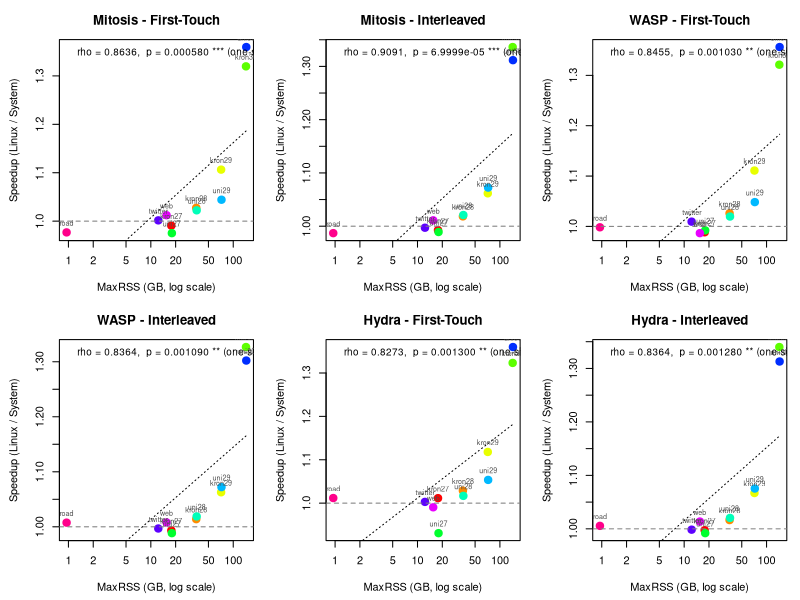

Reproduce this figure in R.
###############################################################################
###   PR: Does speedup over Linux depend on working-set size (maxRSS)?    ###
###   Permutation test on Spearman correlation, per system × policy       ###
###   ONE-SIDED test: H1: rho > 0 (larger RSS → more speedup)            ###
###############################################################################

# =============================================================================
# 1. MaxRSS for PR (GB), per graph
# =============================================================================

maxrss <- c(
  kron27 = 17.74, kron28 = 35.56, kron29 = 71.28, kron30 = 142.84,
  uni27  = 18.00, uni28  = 36.00, uni29  = 72.00, uni30  = 143.98,
  twitter = 12.32, web = 15.51, road = 0.95
)

# =============================================================================
# 2. Runtime data (5 trials per configuration) — from pr.R
# =============================================================================

rt <- list(
  # --- LINUX First-Touch ---
  linux_ft_kron27  = c(5.81940, 5.80369, 5.85122, 5.83647, 5.81667),
  linux_ft_kron28  = c(10.02791, 10.05239, 10.03720, 10.05618, 10.05463),
  linux_ft_kron29  = c(22.49483, 22.69184, 22.56925, 22.51509, 22.50064),
  linux_ft_kron30  = c(56.41439, 56.54028, 56.56200, 56.65709, 56.54722),
  linux_ft_uni27   = c(5.94102, 6.00006, 5.94203, 5.97740, 5.93471),
  linux_ft_uni28   = c(8.94579, 8.95631, 8.95536, 8.94460, 8.94416),
  linux_ft_uni29   = c(18.78821, 18.80024, 18.77792, 18.79414, 18.77132),
  linux_ft_uni30   = c(50.20408, 50.14499, 50.13726, 50.14120, 50.13426),
  linux_ft_twitter = c(9.74113, 9.68228, 9.72513, 9.70831, 9.76318),
  linux_ft_web     = c(2.50682, 2.47198, 2.43666, 2.51944, 2.54909),
  linux_ft_road    = c(0.22212, 0.21732, 0.22207, 0.21586, 0.23084),
  
  # --- LINUX Interleaved ---
  linux_il_kron27  = c(4.61049, 4.60908, 4.61041, 4.62647, 4.61994),
  linux_il_kron28  = c(9.26118, 9.12502, 9.12672, 9.15445, 9.12854),
  linux_il_kron29  = c(21.05044, 21.03381, 21.04851, 21.06628, 21.07370),
  linux_il_kron30  = c(56.06263, 56.06463, 56.43218, 56.07901, 56.04406),
  linux_il_uni27   = c(4.78200, 4.77849, 4.77924, 4.78355, 4.77928),
  linux_il_uni28   = c(8.40958, 8.40788, 8.40951, 8.41205, 8.41256),
  linux_il_uni29   = c(18.87302, 18.84751, 18.87742, 18.88076, 18.82595),
  linux_il_uni30   = c(48.02948, 47.97263, 47.95190, 47.92377, 48.00480),
  linux_il_twitter = c(6.97496, 6.96769, 6.99059, 6.98964, 6.98328),
  linux_il_web     = c(1.78840, 1.77738, 1.76997, 1.76784, 1.77008),
  linux_il_road    = c(0.17869, 0.16390, 0.16077, 0.15351, 0.15819),
  
  # --- MITOSIS Replicated ---
  mitosis_ft_kron27  = c(5.88884, 5.87035, 5.87077, 5.86901, 5.90300),
  mitosis_ft_kron28  = c(9.78134, 9.81800, 9.78443, 9.74966, 9.74965),
  mitosis_ft_kron29  = c(20.39994, 20.39051, 20.36856, 20.37781, 20.38875),
  mitosis_ft_kron30  = c(42.83477, 42.85464, 42.83340, 42.84029, 42.86263),
  mitosis_ft_uni27   = c(6.08937, 6.12922, 6.12192, 6.10186, 6.11029),
  mitosis_ft_uni28   = c(8.74914, 8.75847, 8.75498, 8.75770, 8.74740),
  mitosis_ft_uni29   = c(17.98045, 17.98915, 17.98947, 18.00180, 17.99220),
  mitosis_ft_uni30   = c(36.89089, 36.88765, 36.88806, 36.88647, 36.88443),
  mitosis_ft_twitter = c(9.73624, 9.68201, 9.67055, 9.71635, 9.73604),
  mitosis_ft_web     = c(2.45810, 2.48249, 2.36674, 2.48940, 2.53574),
  mitosis_ft_road    = c(0.24383, 0.22379, 0.22248, 0.22292, 0.22154),
  
  # --- MITOSIS Replicated+Interleaved ---
  mitosis_il_kron27  = c(4.68587, 4.63619, 4.63142, 4.64394, 4.65050),
  mitosis_il_kron28  = c(8.98572, 8.99027, 8.98283, 9.01316, 8.99605),
  mitosis_il_kron29  = c(19.83383, 19.84658, 19.81893, 19.82533, 19.83105),
  mitosis_il_kron30  = c(41.94053, 42.02887, 41.99813, 42.05659, 42.01537),
  mitosis_il_uni27   = c(4.82944, 4.83425, 4.83098, 4.83024, 4.84139),
  mitosis_il_uni28   = c(8.23923, 8.23490, 8.23538, 8.24141, 8.23531),
  mitosis_il_uni29   = c(17.58155, 17.58906, 17.58849, 17.58724, 17.58639),
  mitosis_il_uni30   = c(36.58095, 36.56740, 36.57683, 36.57209, 36.58108),
  mitosis_il_twitter = c(6.99806, 7.00550, 6.99529, 6.99307, 7.01459),
  mitosis_il_web     = c(1.76406, 1.74975, 1.76108, 1.74662, 1.75538),
  mitosis_il_road    = c(0.16232, 0.16682, 0.17789, 0.15877, 0.16005),
  
  # --- WASP First-Touch ---
  wasp_ft_kron27  = c(5.99698, 5.86328, 5.85430, 5.87151, 5.88518),
  wasp_ft_kron28  = c(9.75513, 9.81955, 9.77893, 9.82185, 9.77883),
  wasp_ft_kron29  = c(20.40303, 20.28352, 20.26422, 20.28780, 20.27356),
  wasp_ft_kron30  = c(43.36698, 42.69459, 42.73170, 42.59989, 42.59830),
  wasp_ft_uni27   = c(6.01295, 6.01908, 6.01458, 5.98716, 5.99503),
  wasp_ft_uni28   = c(8.88172, 8.75208, 8.75022, 8.74736, 8.75566),
  wasp_ft_uni29   = c(18.03726, 17.89813, 17.88199, 17.90144, 17.89019),
  wasp_ft_uni30   = c(37.54246, 36.91591, 36.77312, 36.87888, 36.78278),
  wasp_ft_twitter = c(9.61260, 9.69863, 9.64813, 9.57625, 9.62993),
  wasp_ft_web     = c(2.51516, 2.43064, 2.64366, 2.57100, 2.49326),
  wasp_ft_road    = c(0.21329, 0.21727, 0.23427, 0.22420, 0.22115),
  
  # --- WASP Interleaved ---
  wasp_il_kron27  = c(4.64805, 4.64934, 4.65861, 4.63676, 4.63649),
  wasp_il_kron28  = c(9.06294, 8.99706, 8.99700, 9.00138, 9.11130),
  wasp_il_kron29  = c(20.00846, 19.76834, 19.77036, 19.74547, 19.76483),
  wasp_il_kron30  = c(42.95297, 42.14454, 42.18938, 42.13620, 42.13537),
  wasp_il_uni27   = c(4.87782, 4.83166, 4.82453, 4.82636, 4.82150),
  wasp_il_uni28   = c(8.32578, 8.23423, 8.24230, 8.23539, 8.23662),
  wasp_il_uni29   = c(17.77808, 17.54155, 17.55528, 17.53518, 17.54944),
  wasp_il_uni30   = c(37.58754, 36.65457, 36.64124, 36.64961, 36.68150),
  wasp_il_twitter = c(7.04457, 6.99673, 6.98895, 7.00302, 6.98061),
  wasp_il_web     = c(1.76863, 1.77763, 1.74911, 1.74578, 1.76233),
  wasp_il_road    = c(0.17911, 0.15462, 0.15949, 0.15993, 0.15579),
  
  # --- HYDRA Replicated (repl_order_9) ---
  hydra_ft_kron27  = c(5.75950, 5.77678, 5.76272, 5.74279, 5.75410),
  hydra_ft_kron28  = c(9.77730, 9.78762, 9.72512, 9.76516, 9.76591),
  hydra_ft_kron29  = c(20.29240, 20.12589, 20.14706, 20.13703, 20.16842),
  hydra_ft_kron30  = c(42.76642, 42.84020, 42.70403, 42.68348, 42.67279),
  hydra_ft_uni27   = c(6.37702, 6.40262, 6.41280, 6.41219, 6.40434),
  hydra_ft_uni28   = c(8.75203, 8.81333, 8.81695, 8.81906, 8.80903),
  hydra_ft_uni29   = c(17.93811, 17.81393, 17.81011, 17.79953, 17.79537),
  hydra_ft_uni30   = c(36.87449, 36.88908, 36.88064, 36.88476, 36.88299),
  hydra_ft_twitter = c(9.74386, 9.66591, 9.67042, 9.69633, 9.70334),
  hydra_ft_web     = c(2.50462, 2.56178, 2.42522, 2.57260, 2.54041),
  hydra_ft_road    = c(0.21761, 0.23898, 0.21598, 0.20632, 0.21644),
  
  # --- HYDRA Replicated+Interleaved (repl_order_9) ---
  hydra_il_kron27  = c(4.63884, 4.62678, 4.62386, 4.62579, 4.62065),
  hydra_il_kron28  = c(8.98077, 9.04624, 9.00646, 9.01379, 9.01050),
  hydra_il_kron29  = c(19.84247, 19.68267, 19.73583, 19.68947, 19.71409),
  hydra_il_kron30  = c(42.01088, 41.82124, 41.88539, 41.85321, 41.89108),
  hydra_il_uni27   = c(4.83038, 4.81693, 4.81546, 4.81657, 4.81765),
  hydra_il_uni28   = c(8.22616, 8.24956, 8.24573, 8.24414, 8.24413),
  hydra_il_uni29   = c(17.59354, 17.52511, 17.52912, 17.52803, 17.52011),
  hydra_il_uni30   = c(36.58287, 36.52494, 36.52239, 36.53230, 36.54095),
  hydra_il_twitter = c(7.00259, 6.98156, 6.99565, 6.99925, 6.98124),
  hydra_il_web     = c(1.76102, 1.75394, 1.73181, 1.73950, 1.76810),
  hydra_il_road    = c(0.16161, 0.15973, 0.16510, 0.16528, 0.15883)
)

# =============================================================================
# 3. Permutation test on Spearman rho
#    H0: rho <= 0 (no positive association)
#    H1: rho > 0  (larger RSS → more speedup)
#    One-sided test (greater)
# =============================================================================

perm_cor_test <- function(x, y, n_perm = 100000) {
  n <- length(x)
  obs_rho <- cor(x, y, method = "spearman")
  count <- 0
  for (i in seq_len(n_perm)) {
    perm_rho <- cor(sample(x), y, method = "spearman")
    if (perm_rho >= obs_rho) count <- count + 1
  }
  list(rho = obs_rho, p = (count + 1) / (n_perm + 1), n = n)
}

# Helper: format p-value with full precision (scientific notation for small values)
fmt_p <- function(p) {
  ifelse(p < 1e-4, sprintf("%.4e", p), sprintf("%.6f", p))
}

# =============================================================================
# 4. Compute per-graph mean speedup, then test correlation with maxRSS
# =============================================================================

graphs   <- c("kron27","kron28","kron29","kron30",
              "uni27","uni28","uni29","uni30",
              "twitter","web","road")
policies <- c("ft", "il")
pol_lab  <- c(ft = "First-Touch", il = "Interleaved")
systems  <- c("mitosis", "wasp", "hydra")
sys_lab  <- c(mitosis = "Mitosis", wasp = "WASP", hydra = "Hydra")

set.seed(42)
results <- data.frame()
plot_data <- data.frame()

for (sys in systems) {
  for (pol in policies) {
    speedups <- numeric(length(graphs))
    rss_vals <- numeric(length(graphs))
    
    for (i in seq_along(graphs)) {
      g <- graphs[i]
      lk <- paste0("linux_", pol, "_", g)
      sk <- paste0(sys, "_", pol, "_", g)
      # Mean speedup = mean(linux) / mean(system)
      speedups[i] <- mean(rt[[lk]]) / mean(rt[[sk]])
      rss_vals[i] <- maxrss[g]
    }
    
    # Permutation test
    res <- perm_cor_test(rss_vals, speedups)
    
    results <- rbind(results, data.frame(
      System  = sys_lab[sys],
      Policy  = pol_lab[pol],
      Rho     = round(res$rho, 4),
      p_value = res$p,
      p_display = fmt_p(res$p),
      Sig     = ifelse(res$p < 0.001, "***",
                       ifelse(res$p < 0.01,  "**",
                              ifelse(res$p < 0.05,  "*", ""))),
      stringsAsFactors = FALSE
    ))
    
    # Collect for plotting
    for (i in seq_along(graphs)) {
      plot_data <- rbind(plot_data, data.frame(
        System  = sys_lab[sys],
        Policy  = pol_lab[pol],
        Graph   = graphs[i],
        MaxRSS  = rss_vals[i],
        Speedup = speedups[i],
        stringsAsFactors = FALSE
      ))
    }
  }
}

# =============================================================================
# 5. Print results
# =============================================================================

cat("\n")
cat("======================================================================\n")
cat("  PR: Spearman correlation between MaxRSS and Speedup vs Linux\n")
cat("  Permutation test (ONE-SIDED, H1: rho > 0, 100k permutations)\n")
cat("  11 graphs, mean speedup per graph\n")
cat("======================================================================\n\n")

# Print with formatted p-value column
print_results <- results[, c("System", "Policy", "Rho", "p_display", "Sig")]
colnames(print_results)[4] <- "p_value"
print(print_results, row.names = FALSE)

cat("\nInterpretation:\n")
cat("  H1: rho > 0 → larger working sets see MORE speedup over Linux\n")
cat("  Small p → reject H0 in favour of positive association\n")
cat("  * p < 0.05  ** p < 0.01  *** p < 0.001\n")

# =============================================================================
# 5b. Detailed per-graph speedup tables for each system × policy
# =============================================================================

cat("\n")
cat("======================================================================\n")
cat("  Per-graph speedup vs MaxRSS (sorted by MaxRSS ascending)\n")
cat("======================================================================\n")

for (sys in systems) {
  for (pol in policies) {
    label <- paste(sys_lab[sys], "-", pol_lab[pol])
    cat("\n---", label, "---\n")
    cat(sprintf("  %-10s %8s %10s %12s\n",
                "Graph", "RSS(GB)", "Speedup", "% Improv."))
    
    speedups <- numeric(length(graphs))
    rss_vals <- numeric(length(graphs))
    for (i in seq_along(graphs)) {
      g <- graphs[i]
      lk <- paste0("linux_", pol, "_", g)
      sk <- paste0(sys, "_", pol, "_", g)
      speedups[i] <- mean(rt[[lk]]) / mean(rt[[sk]])
      rss_vals[i] <- maxrss[g]
    }
    
    ord <- order(rss_vals)
    for (i in ord) {
      pct <- (speedups[i] - 1) * 100
      cat(sprintf("  %-10s %8.2f %10.4f %+11.2f%%\n",
                  graphs[i], rss_vals[i], speedups[i], pct))
    }
    
    # Summarise: small vs large
    small_idx <- which(rss_vals < 20)
    large_idx <- which(rss_vals >= 40)
    cat(sprintf("  >> Small graphs (RSS < 20 GB, n=%d): mean speedup = %.4f\n",
                length(small_idx), mean(speedups[small_idx])))
    cat(sprintf("  >> Large graphs (RSS >= 40 GB, n=%d): mean speedup = %.4f\n",
                length(large_idx), mean(speedups[large_idx])))
  }
}

# =============================================================================
# 5c. Overall summary across all systems
# =============================================================================

cat("\n")
cat("======================================================================\n")
cat("  Summary: Average speedup by MaxRSS group across all systems\n")
cat("======================================================================\n\n")

for (pol in policies) {
  cat(sprintf("--- %s ---\n", pol_lab[pol]))
  cat(sprintf("  %-10s %12s %12s %12s\n",
              "RSS Group", "Mitosis", "WASP", "Hydra"))
  
  for (grp_label in c("Small (<20GB)", "Medium (20-80GB)", "Large (>80GB)")) {
    vals <- character(3)
    for (si in seq_along(systems)) {
      sys <- systems[si]
      speedups <- numeric(length(graphs))
      rss_vals <- numeric(length(graphs))
      for (i in seq_along(graphs)) {
        g <- graphs[i]
        lk <- paste0("linux_", pol, "_", g)
        sk <- paste0(sys, "_", pol, "_", g)
        speedups[i] <- mean(rt[[lk]]) / mean(rt[[sk]])
        rss_vals[i] <- maxrss[g]
      }
      if (grp_label == "Small (<20GB)")       idx <- which(rss_vals < 20)
      else if (grp_label == "Medium (20-80GB)") idx <- which(rss_vals >= 20 & rss_vals <= 80)
      else                                      idx <- which(rss_vals > 80)
      vals[si] <- sprintf("%.4f", mean(speedups[idx]))
    }
    cat(sprintf("  %-17s %9s %12s %12s\n", grp_label, vals[1], vals[2], vals[3]))
  }
  cat("\n")
}

cat("Interpretation guide:\n")
cat("  If speedup increases monotonically with RSS group (small < medium < large),\n")
cat("  this supports the hypothesis that the tiered-memory systems benefit more\n")
cat("  when the working set is larger (exceeding fast-tier capacity).\n")
cat("  The Spearman rho and one-sided permutation p-value above test this formally.\n")

# =============================================================================
# 6. Scatter plots (base R): Speedup vs MaxRSS, per system × policy
# =============================================================================

pdf("pr_rss_speedup.pdf", width = 14, height = 10)
par(mfrow = c(2, 3), mar = c(4.5, 4.5, 3, 1))

graph_cols <- rainbow(length(graphs))
names(graph_cols) <- graphs

for (sys in systems) {
  for (pol in policies) {
    label <- paste(sys_lab[sys], "-", pol_lab[pol])
    
    # Extract subset
    idx <- plot_data$System == sys_lab[sys] & plot_data$Policy == pol_lab[pol]
    sub <- plot_data[idx, ]
    
    # Annotation from results
    ridx <- results$System == sys_lab[sys] & results$Policy == pol_lab[pol]
    rho_val <- results$Rho[ridx]
    p_str   <- results$p_display[ridx]
    sig_val <- results$Sig[ridx]
    
    plot(sub$MaxRSS, sub$Speedup,
         log = "x", pch = 19,
         col = graph_cols[sub$Graph], cex = 1.5,
         xlab = "MaxRSS (GB, log scale)",
         ylab = "Speedup (Linux / System)",
         main = label)
    abline(h = 1, lty = 2, col = "gray50")
    # Linear fit on log(RSS) for trend line
    fit <- lm(Speedup ~ log2(MaxRSS), data = sub)
    xseq <- seq(min(sub$MaxRSS), max(sub$MaxRSS), length.out = 100)
    lines(xseq, predict(fit, newdata = data.frame(MaxRSS = xseq)),
          lty = 3, col = "black")
    # Annotate with rho and p (one-sided)
    legend("topleft",
           legend = paste0("rho = ", rho_val, ",  p = ", p_str, " ", sig_val,
                           " (one-sided)"),
           bty = "n", cex = 0.9)
    # Label points
    text(sub$MaxRSS, sub$Speedup, labels = sub$Graph,
         pos = 3, cex = 0.65, col = "gray30")
  }
}

dev.off()
cat("\nSaved plot to pr_rss_speedup.pdf\n")
